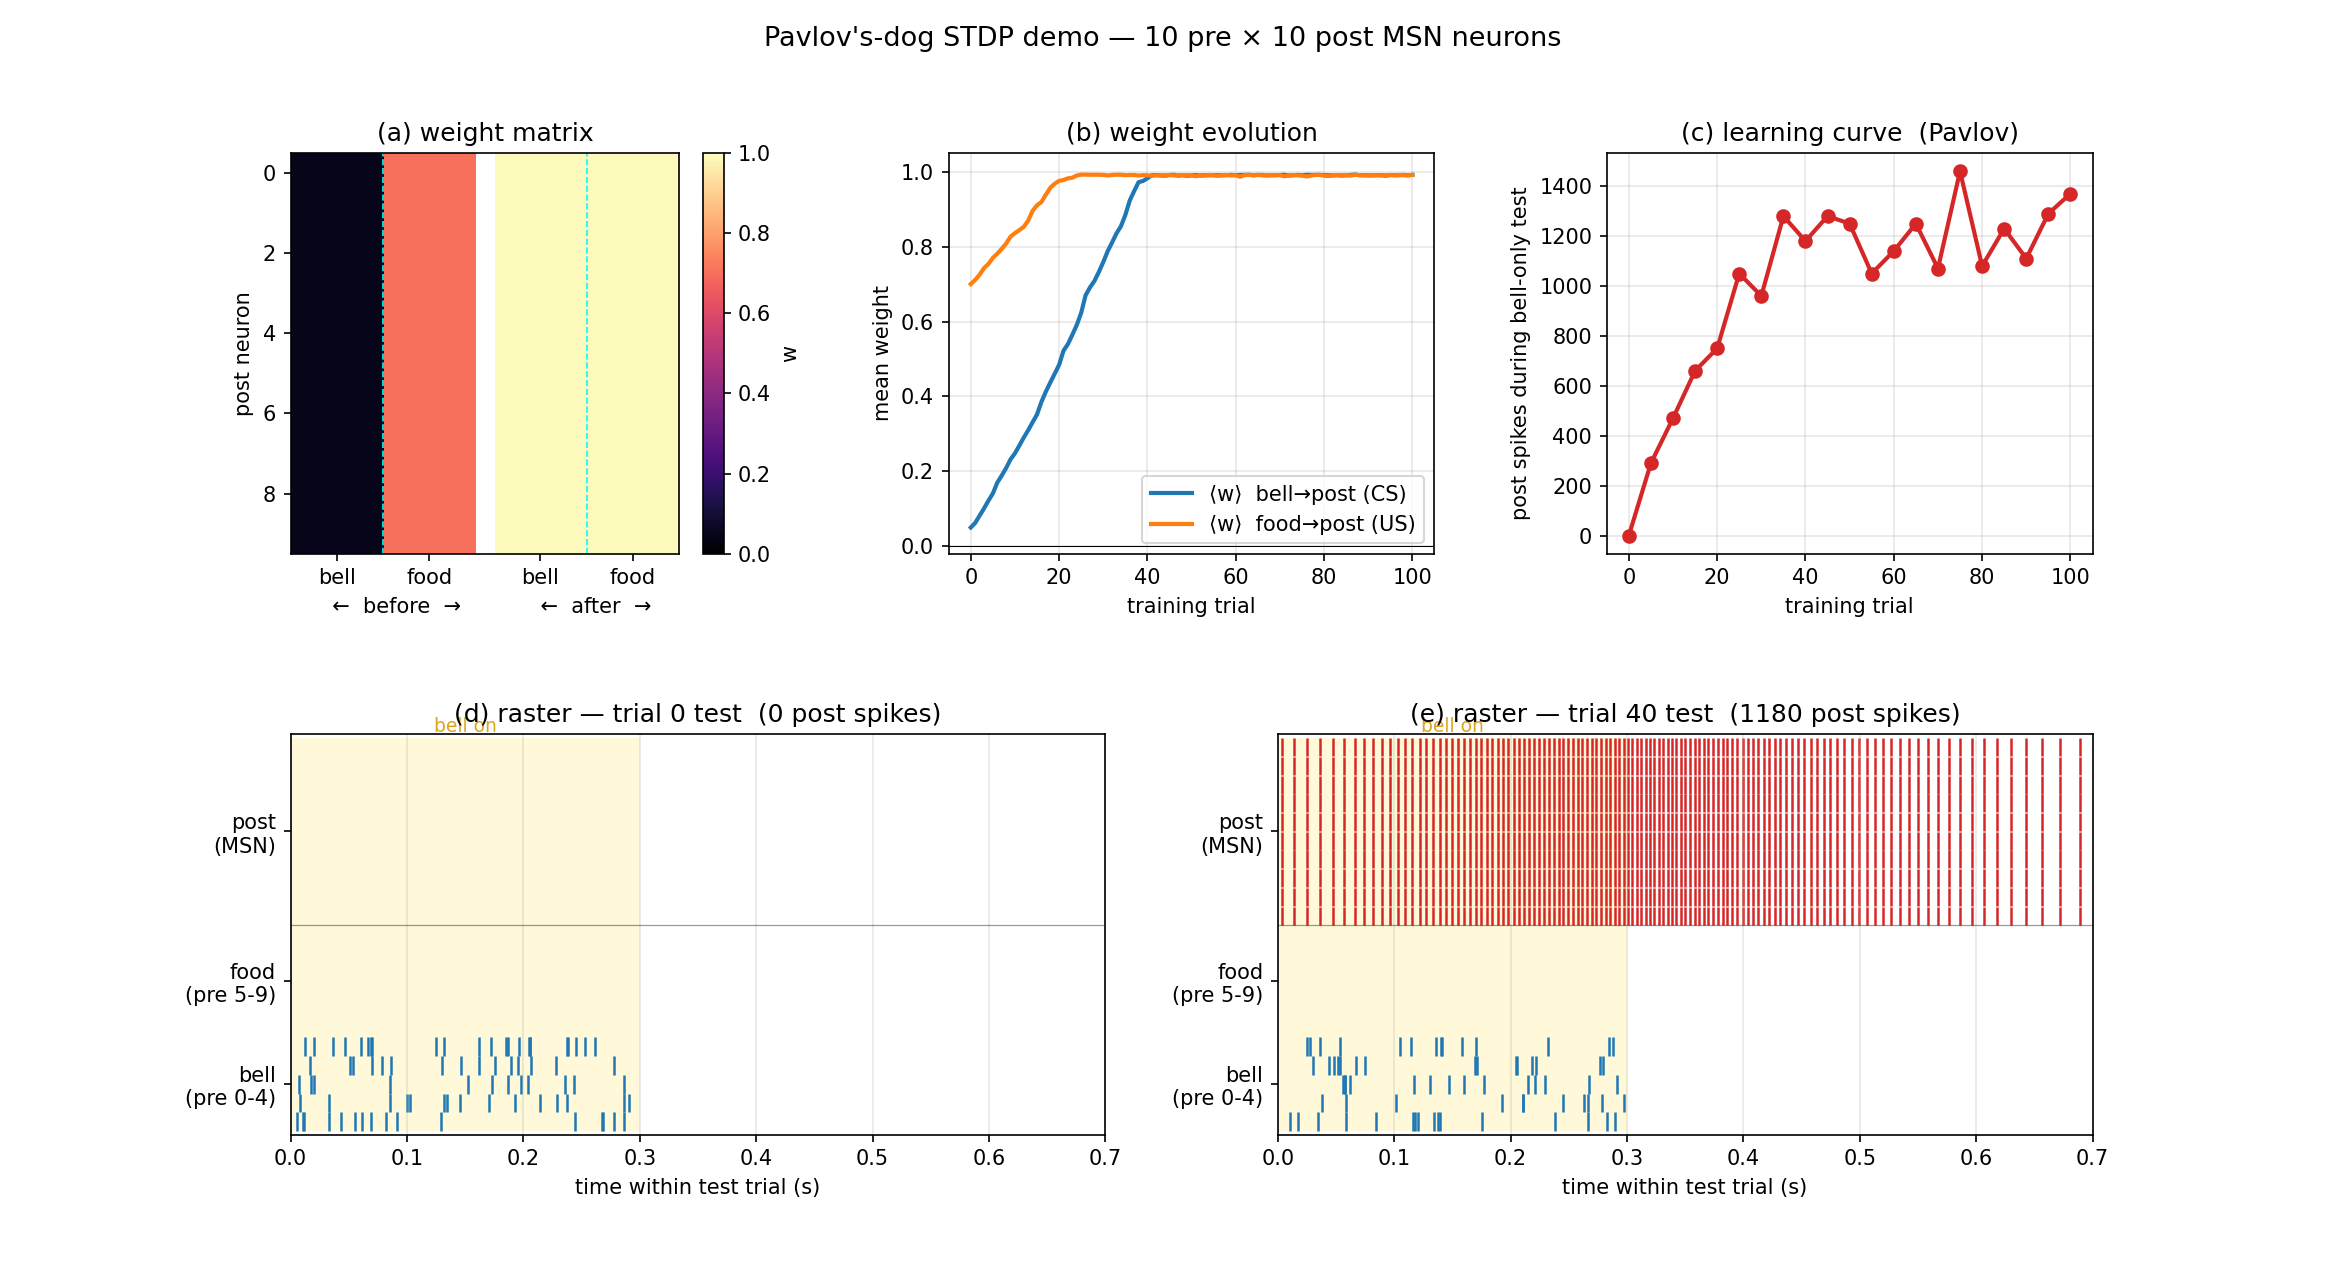

Write the Python code that produced this figure.
"""
pavlov_demo.py
==============
Toy Pavlov's-dog STDP demo — sanity check that the learning rule used in
train_stdp.py wires up correctly on a tiny network, with no MNIST.

Network
-------
    10 Poisson "pre"        →  10 MSN "post"
       0..4 = bell  (CS)        ("salivation")
       5..9 = food  (US)

All 100 pre→post synapses are plastic (same Diehl-Cook STDP rule used in
train_stdp.py). Bell→post weights start weak; food→post weights start
strong — the unconditioned bell-doesn't-do-anything / food-makes-you-
salivate reflex.

Protocol
--------
Each trial (500 ms):
      0 ─── 100 ─── 200 ─── 500 ms
      │ bell │ bell + food │  rest │
                │
                └─ CS precedes & overlaps US — STDP grows bell→post.

Every TEST_EVERY training trials we run a *test trial* (bell only) and
count post spikes. Initially this should be near zero; after pairing,
bell alone elicits salivation.

Output: pavlov_demo.png with three panels
  (a) weight matrix before vs after training
  (b) mean weight evolution (bell synapses vs food synapses)
  (c) learning curve — post spikes during bell-only test trials
"""

from __future__ import annotations
import pathlib
import sys

ROOT = pathlib.Path(__file__).resolve().parent.parent
sys.path.insert(0, str(ROOT))

import numpy as np
import matplotlib.pyplot as plt
from brian2 import (
    Network, PoissonGroup, Synapses, SpikeMonitor,
    defaultclock, second, us, Hz, amp, seed,
)
from matplotlib.patches import Rectangle
from msn_neuron import MSNParams, make_msn


# ── network sizes ────────────────────────────────────────────────────────────
N_PRE     = 10
N_POST    = 10
N_BELL    = 5      # pre indices 0..4
# food = pre indices 5..9

# ── STDP (matches train_stdp.py) ─────────────────────────────────────────────
W_MAX     = 1.0
W_UNIT    = 3.0e-6     # A per unit w; bumped from train_stdp's 1e-7 because
                       # only 5 pre fire per stimulus here vs. ~150 in MNIST.
                       # Sized so 5 food spikes at 50 Hz with w=0.7 puts the
                       # MSN cascade Is2 into the [I_min, I_max] window.
ETA_POST  = 5e-4       # tuned for ~100 trials; larger values saturate by trial 4
ETA_PRE   = 1e-4
X_TAR     = 0.2
MU        = 0.5
TAU_PRE   = 20e-3
TAU_POST  = 20e-3

# ── MSN synaptic-cascade time constant ───────────────────────────────────────
# Project default is 200 ms, tuned for the 350 ms MNIST presentation. For
# the toy 10-pre demo we shorten to 100 ms so Is2 reaches a useful fraction
# of Is1_ss within a sub-second pairing window.
TAU_S     = 100e-3

# ── tonic bias on post ───────────────────────────────────────────────────────
# I_min ≈ Vth/(Rm_hi+Ra) ≈ 15 µA. Sit each post neuron a hair below it so
# synaptic input only needs to provide a few µA to evoke spikes — without
# this, 5 pre at 50 Hz can't drive the MSN through the cascade in one trial.
I_0_BIAS  = 10e-6      # A — sub-threshold so bell at w=0.05 stays silent

# ── initial weights ──────────────────────────────────────────────────────────
W_BELL_0  = 0.05       # CS → response, weak
W_FOOD_0  = 0.70       # US → response, strong (unconditioned reflex)

# ── stimulus ─────────────────────────────────────────────────────────────────
RATE_BELL = 50.0       # Hz, while bell is on
RATE_FOOD = 50.0       # Hz, while food is on

T_BELL_ALONE = 0.05    # s — bell ramps up first (CS precedes US)
T_PAIR       = 0.30    # s — bell + food together (driving post spikes)
T_REST       = 0.40    # s — quiet, traces decay (>3·tau_s)

T_TEST_BELL  = 0.30    # s — bell-only test pulse
T_TEST_REST  = 0.40    # s

# ── protocol ─────────────────────────────────────────────────────────────────
N_TRAIN     = 100
TEST_EVERY  = 5

DT          = 100 * us
SEED        = 0


# ── build ────────────────────────────────────────────────────────────────────
def build():
    seed(SEED)
    np.random.seed(SEED)
    defaultclock.dt = DT

    # Cm = 0.05 µF lifts MSN max rate to ~200 Hz so STDP gets enough post-
    # spikes per pairing window. Same trick as train_stdp.py.
    params = MSNParams(Cm=0.05e-6, tau_s1=TAU_S, tau_s2=TAU_S)

    P = PoissonGroup(N_PRE, rates=np.zeros(N_PRE) * Hz, name='pre')
    G = make_msn(N_POST, params=params, name='post')
    # Tonic bias just below I_min ≈ 15 µA so even a small synaptic kick
    # tips post over threshold. With 5 pre at 50 Hz the cascade alone
    # would only reach a few µA in the pair window — this lift fixes that.
    G.I_0 = I_0_BIAS * amp

    stdp_model = '''
        w : 1
        dapre/dt  = -apre /tau_pre  : 1 (event-driven)
        dapost/dt = -apost/tau_post : 1 (event-driven)
    '''
    on_pre = '''
        Is1_exc_post += w * w_unit
        apre += 1
        w = clip(w - eta_pre * apost, 0, w_max)
    '''
    on_post = '''
        apost += 1
        w = clip(w + eta_post * apre - eta_post * x_tar * w**mu, 0, w_max)
    '''
    syn = Synapses(
        P, G,
        model=stdp_model, on_pre=on_pre, on_post=on_post,
        namespace=dict(
            tau_pre  = TAU_PRE  * second,
            tau_post = TAU_POST * second,
            w_unit   = W_UNIT   * amp,
            w_max    = W_MAX,
            eta_pre  = ETA_PRE,
            eta_post = ETA_POST,
            x_tar    = X_TAR,
            mu       = MU,
        ),
        name='syn',
    )
    syn.connect(True)

    syn_i = np.array(syn.i[:], dtype=np.int64)        # pre index
    syn_j = np.array(syn.j[:], dtype=np.int64)        # post index
    is_bell = syn_i < N_BELL
    w0 = np.where(is_bell, W_BELL_0, W_FOOD_0).astype(np.float64)
    syn.w[:] = w0

    sp_pre  = SpikeMonitor(P, name='sp_pre')
    sp_post = SpikeMonitor(G, name='sp_post')

    net = Network(P, G, syn, sp_pre, sp_post)
    return net, P, syn, syn_i, syn_j, sp_pre, sp_post


# ── run ──────────────────────────────────────────────────────────────────────
def main():
    net, P, syn, syn_i, syn_j, sp_pre, sp_post = build()

    rates_zero = np.zeros(N_PRE)
    rates_bell = rates_zero.copy(); rates_bell[:N_BELL] = RATE_BELL
    rates_food = rates_zero.copy(); rates_food[N_BELL:] = RATE_FOOD
    rates_both = rates_bell + rates_food

    def W_matrix() -> np.ndarray:
        W = np.zeros((N_POST, N_PRE), dtype=np.float64)
        W[syn_j, syn_i] = np.asarray(syn.w[:])
        return W

    def run_test_trial() -> tuple[int, float, float]:
        """Returns (post_spike_count, t_start_s, t_end_s) for the test."""
        t0 = float(defaultclock.t / second)
        c0 = sp_post.count[:].copy()
        P.rates = rates_bell * Hz
        net.run(T_TEST_BELL * second)
        P.rates = rates_zero * Hz
        net.run(T_TEST_REST * second)
        t1 = float(defaultclock.t / second)
        return int((sp_post.count[:] - c0).sum()), t0, t1

    def run_training_trial() -> None:
        P.rates = rates_bell * Hz
        net.run(T_BELL_ALONE * second)
        P.rates = rates_both * Hz
        net.run(T_PAIR * second)
        P.rates = rates_zero * Hz
        net.run(T_REST * second)

    print(f"[pavlov] N_train={N_TRAIN}  test_every={TEST_EVERY}")
    print(f"[pavlov] initial weights: bell={W_BELL_0}  food={W_FOOD_0}")
    print(f"[pavlov] STDP: η_post={ETA_POST} η_pre={ETA_PRE} x_tar={X_TAR} μ={MU}")

    W_history    = [W_matrix()]
    test_trials  = [0]
    test_windows = []   # list of (t_start_s, t_end_s)
    n0, t0, t1 = run_test_trial()
    test_counts  = [n0]
    test_windows.append((t0, t1))
    print(f"[trial 0/{N_TRAIN} | TEST] bell-only post spikes = {n0}")

    for t in range(1, N_TRAIN + 1):
        run_training_trial()
        W_history.append(W_matrix())
        if t % TEST_EVERY == 0:
            n, t0, t1 = run_test_trial()
            test_trials.append(t)
            test_counts.append(n)
            test_windows.append((t0, t1))
            W_now = W_history[-1]
            print(f"[trial {t}/{N_TRAIN} | TEST] bell-only post spikes = {n}  "
                  f"<w_bell>={W_now[:, :N_BELL].mean():.3f}  "
                  f"<w_food>={W_now[:, N_BELL:].mean():.3f}")

    W_history = np.stack(W_history, axis=0)   # (T+1, N_POST, N_PRE)

    # Slice spike monitors to extract early/late raster data
    pre_t  = np.asarray(sp_pre.t  / second)
    pre_i  = np.asarray(sp_pre.i)
    post_t = np.asarray(sp_post.t / second)
    post_i = np.asarray(sp_post.i)

    def slice_window(t_arr, i_arr, t0, t1):
        m = (t_arr >= t0) & (t_arr < t1)
        return t_arr[m] - t0, i_arr[m]

    # Early test = first one (trial 0). Late test = first one after weights
    # mostly saturated — pick the index whose mean bell weight first crosses 0.9.
    bell_mean_traj = W_history[:, :, :N_BELL].mean(axis=(1, 2))
    test_trial_idx_array = np.array(test_trials)
    bell_at_tests = bell_mean_traj[test_trial_idx_array]
    sat_test_idx = int(np.argmax(bell_at_tests > 0.9)) if (bell_at_tests > 0.9).any() else len(test_trials) - 1
    early_idx, late_idx = 0, sat_test_idx

    e_t0, e_t1 = test_windows[early_idx]
    l_t0, l_t1 = test_windows[late_idx]
    early_raster = (
        slice_window(pre_t,  pre_i,  e_t0, e_t1),
        slice_window(post_t, post_i, e_t0, e_t1),
        test_trials[early_idx],
        test_counts[early_idx],
    )
    late_raster = (
        slice_window(pre_t,  pre_i,  l_t0, l_t1),
        slice_window(post_t, post_i, l_t0, l_t1),
        test_trials[late_idx],
        test_counts[late_idx],
    )

    plot_results(
        W_history,
        np.array(test_trials),
        np.array(test_counts),
        early_raster,
        late_raster,
    )


# ── plotting ─────────────────────────────────────────────────────────────────
def _draw_raster(ax, pre_data, post_data, trial_idx, post_count, panel_letter):
    """One test-trial raster: bell pre below, post above. Bell-on shaded."""
    (pre_t, pre_i), (post_t, post_i) = pre_data, post_data

    # Shaded "bell on" band
    ax.add_patch(Rectangle(
        (0, -0.5), T_TEST_BELL, N_PRE + N_POST + 1,
        facecolor='gold', alpha=0.15, zorder=0,
    ))
    ax.text(T_TEST_BELL / 2, N_PRE + N_POST + 0.6, 'bell on',
            ha='center', va='bottom', fontsize=9, color='goldenrod')

    # Pre rows 0..9 at the bottom (only bell ever fires here, since test = bell only)
    pre_color = np.where(pre_i < N_BELL, 'tab:blue', 'tab:gray')
    ax.scatter(pre_t, pre_i, marker='|', s=80, c=pre_color, lw=1.2)
    # Post rows offset above pre with a gap
    ax.scatter(post_t, post_i + N_PRE + 1, marker='|', s=80,
               c='tab:red', lw=1.2)
    ax.axhline(N_PRE + 0.5, color='black', lw=0.6, alpha=0.4)

    ax.set_xlim(0, T_TEST_BELL + T_TEST_REST)
    ax.set_ylim(-0.7, N_PRE + N_POST + 0.7)
    ax.set_xlabel('time within test trial (s)')
    ax.set_yticks([N_BELL / 2 - 0.5, N_PRE / 2 + N_BELL / 2,
                   N_PRE + 1 + N_POST / 2 - 0.5])
    ax.set_yticklabels(['bell\n(pre 0-4)', 'food\n(pre 5-9)', 'post\n(MSN)'])
    ax.set_title(f'({panel_letter}) raster — trial {trial_idx} test  '
                 f'({post_count} post spikes)')
    ax.grid(True, axis='x', alpha=0.3)


def plot_results(W_hist: np.ndarray, test_trials: np.ndarray,
                 test_counts: np.ndarray,
                 early_raster, late_raster) -> None:
    W_before = W_hist[0]
    W_after  = W_hist[-1]

    fig = plt.figure(figsize=(15.5, 8.5))
    gs = fig.add_gridspec(2, 6, height_ratios=[1, 1], hspace=0.45, wspace=1.1)
    ax_a = fig.add_subplot(gs[0, 0:2])
    ax_b = fig.add_subplot(gs[0, 2:4])
    ax_c = fig.add_subplot(gs[0, 4:6])
    ax_d = fig.add_subplot(gs[1, 0:3])
    ax_e = fig.add_subplot(gs[1, 3:6])

    # (a) weight matrices before / after
    ax = ax_a
    combined = np.full((N_POST, 2 * N_PRE + 1), np.nan)
    combined[:, :N_PRE] = W_before
    combined[:, N_PRE + 1:] = W_after
    im = ax.imshow(combined, cmap='magma', vmin=0, vmax=W_MAX, aspect='auto')
    ax.axvline(N_BELL - 0.5, color='cyan', lw=0.8, ls='--')
    ax.axvline(N_PRE + N_BELL + 0.5, color='cyan', lw=0.8, ls='--')
    ax.set_xticks([N_BELL/2 - 0.5, N_PRE/2 + N_BELL/2 - 0.5,
                   N_PRE + N_BELL/2 + 0.5,
                   N_PRE + N_PRE/2 + N_BELL/2 + 0.5])
    ax.set_xticklabels(['bell', 'food', 'bell', 'food'])
    ax.set_xlabel('  ←  before  →            ←  after  →')
    ax.set_ylabel('post neuron')
    ax.set_title('(a) weight matrix')
    plt.colorbar(im, ax=ax, label='w')

    # (b) mean weight evolution
    ax = ax_b
    bell_mean = W_hist[:, :, :N_BELL].mean(axis=(1, 2))
    food_mean = W_hist[:, :, N_BELL:].mean(axis=(1, 2))
    ax.plot(bell_mean, label='⟨w⟩  bell→post (CS)', lw=2)
    ax.plot(food_mean, label='⟨w⟩  food→post (US)', lw=2)
    ax.axhline(0, color='k', lw=0.5)
    ax.set_xlabel('training trial')
    ax.set_ylabel('mean weight')
    ax.set_ylim(-0.02, W_MAX * 1.05)
    ax.set_title('(b) weight evolution')
    ax.legend()
    ax.grid(True, alpha=0.3)

    # (c) learning curve
    ax = ax_c
    ax.plot(test_trials, test_counts, '-o', color='tab:red', lw=2)
    ax.set_xlabel('training trial')
    ax.set_ylabel('post spikes during bell-only test')
    ax.set_title('(c) learning curve  (Pavlov)')
    ax.grid(True, alpha=0.3)

    # (d, e) rasters
    e_pre, e_post, e_trial, e_count = early_raster
    l_pre, l_post, l_trial, l_count = late_raster
    _draw_raster(ax_d, e_pre, e_post, e_trial, e_count, 'd')
    _draw_raster(ax_e, l_pre, l_post, l_trial, l_count, 'e')

    fig.suptitle("Pavlov's-dog STDP demo — 10 pre × 10 post MSN neurons",
                 fontsize=13)

    out = pathlib.Path(__file__).resolve().parent / 'pavlov_demo.png'
    fig.savefig(out, dpi=150)
    print(f"\n[saved] {out}")
    print(f"[summary] bell test spikes: {test_counts[0]} → {test_counts[-1]}")
    print(f"[summary] mean bell weight: {bell_mean[0]:.3f} → {bell_mean[-1]:.3f}")
    print(f"[summary] mean food weight: {food_mean[0]:.3f} → {food_mean[-1]:.3f}")


if __name__ == '__main__':
    main()
